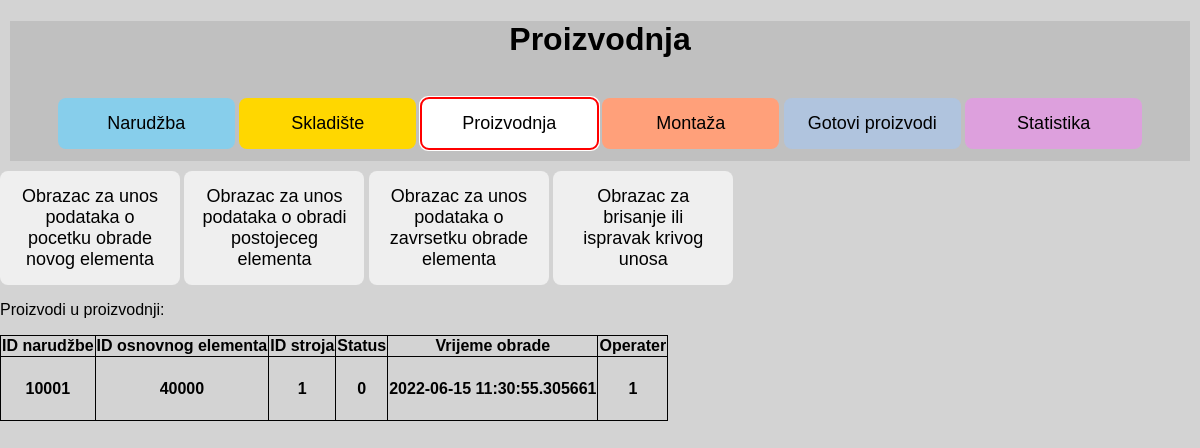
The app's page /manufacturing with its own data.
### app.py (models this page shows, shortened)
class Manufacturing(db.Model):
    __tablename__ = "manufacturing"
    auto_id = db.Column(db.Integer, primary_key=True)
    order_id = db.Column(db.Integer)
    part_id = db.Column(db.Integer)
    machine_id = db.Column(db.Integer)
    manufacturing_status = db.Column(db.String(200))
    manufacturing_time = db.Column(db.DateTime, default=datetime.now)
    manufacturing_worker = db.Column(db.Integer)
    first_time = True

### app.py (the view)
@app.route("/manufacturing")
def manufacturing():
    product = Manufacturing.query.order_by(Manufacturing.part_id)
    return render_template("manufacturing.html", product=product)

### templates/manufacturing.html (shortened to what this page needs)
{% extends 'base.html' %}
{% block head %}
<link rel="stylesheet" href="{{ url_for('static', filename='css/manufacturing.css') }}">
{% endblock %}
{% block body %}
<div class="content">
    <h1 id="Naslov">Proizvodnja</h1>
    <br>
    <button class="btn btn-1" , onclick="window.location.href='/order'">Narudžba</button>
    <button class="btn btn-2" , onclick="window.location.href='/warehouse'">Skladište</button>
    <button class="btn btn-3" , onclick="window.location.href='/manufacturing'">Proizvodnja</button>
    <button class="btn btn-4" , onclick="window.location.href='/installation'">Montaža</button>
    <button class="btn btn-5" , onclick="window.location.href='/finishedproduct'">Gotovi proizvodi</button>
    <button class="btn btn-6" , onclick="window.location.href='/statistic'">Statistika</button>
</div>
<button class="btn" , onclick="window.location.href='/new_manufacturing_form'">Obrazac za unos podataka o
    pocetku obrade novog elementa</button>
<button class="btn" , onclick="window.location.href='/existing_manufacturing_form'">Obrazac za unos podataka o
    obradi postojeceg elementa</button>
<button class="btn" , onclick="window.location.href='/finishing_manufacturing_form'">Obrazac za unos podataka o
    zavrsetku obrade elementa</button>
<button class="btn" , onclick="window.location.href='/update_manufacturing_form'">Obrazac za brisanje ili ispravak
    krivog unosa</button>
<p>Proizvodi u proizvodnji:</p>
<table>
    <tr>
        <th>ID narudžbe</th>
        <th>ID osnovnog elementa</th>
        <th>ID stroja</th>
        <th>Status</th>
        <th>Vrijeme obrade</th>
        <th>Operater</th>
    </tr>
    <tr>
        <th>
            {% for manufacturing in product %}
            <h4>
                {{manufacturing.order_id}}
            </h4>
            {% endfor %}
        </th>
        <th>
            {% for manufacturing in product %}
            <h4>
                {{manufacturing.part_id}}
            </h4>
            {% endfor %}
        </th>
        <th>
            {% for manufacturing in product %}
            <h4>
                {{manufacturing.machine_id}}
            </h4>
            {% endfor %}
        </th>
        <th>
            {% for manufacturing in product %}
            <h4>
                {{manufacturing.manufacturing_status}}
            </h4>
            {% endfor %}
        </th>
        <th>
            {% for manufacturing in product %}
            <h4>
                {{manufacturing.manufacturing_time}}
            </h4>
            {% endfor %}
        </th>
        <th>
            {% for manufacturing in product %}
            <h4>
                {{manufacturing.manufacturing_worker}}
            </h4>
            {% endfor %}
        </th>
    </tr>
</table>
{% endblock %}

### static/css/main.css (style rules this page uses)
body { margin: 0; font-family: sans-serif; background-color: lightgrey; }
.content { margin: 10px; background-color: silver; text-align: center; height: 140px; }
.btn { padding: 15px; font-size: large; border: none; width: 15%; border-radius: 8px; }
.btn-1 { background-color: skyblue; }
.btn-2 { background-color: gold; }
.btn-3 { background-color: palegreen; }
.btn-4 { background-color: lightsalmon; }
.btn-5 { background-color: lightsteelblue; }
.btn-6 { background-color: plum; }

### static/css/manufacturing.css (style rules this page uses)
body { margin: 0px; font-family: sans-serif; background-color: lightgrey; }
.content { margin: 10px; background-color: silver; text-align: center; height: 140px; }
.btn { padding: 15px; font-size: large; border: none; width: 15%; border-radius: 8px; }
.btn-1 { background-color: skyblue; }
.btn-2 { background-color: gold; }
.btn-3 { background-color: white; border-color: red; outline: 50px auto red; }
.btn-4 { background-color: lightsalmon; }
.btn-5 { background-color: lightsteelblue; }
.btn-6 { background-color: plum; }

### templates/manufacturing.html (style rules this page uses)
table, th, td { border: 1px solid black; border-collapse: collapse; }

### records on screen
Manufacturing: order_id "10001", part_id "40000", machine_id "1", manufacturing_status "0", manufacturing_time "2022-06-15 11:30:55.305661", manufacturing_worker "1"
